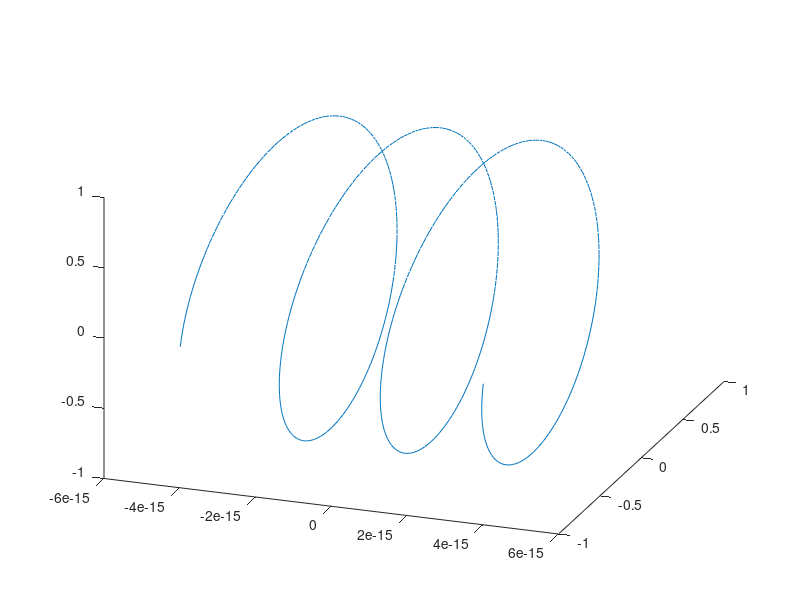
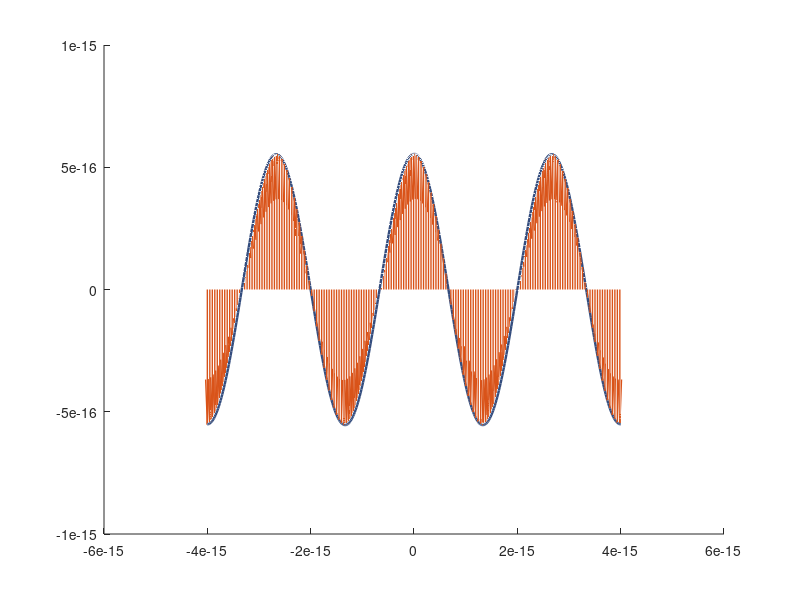

MATLAB code for these plots, in order: (Note: this script raises an error after producing the figures.)
taxis = linspace(-5,5,5000).*1e-15;
taxis = linspace(-4,4,500).*1e-15;
xaxis = linspace(-2,2,256).*1e-3;

tau = 50e-15;
qvect = 11;%(11:2:51)';
lambda = 800e-9;%./qvect;
omega = 3e8.*2.*pi./lambda;
Ex = repmat(exp(-(taxis).^2./tau.^2),length(qvect),1).*cos(repmat(omega,1,length(taxis)).*repmat(taxis,length(qvect),1));
Ey = repmat(exp(-(taxis).^2./tau.^2),length(qvect),1).*cos(repmat(omega,1,length(taxis)).*repmat(taxis,length(qvect),1)+repmat(pi/2,length(qvect),length(taxis)));
focusing = ones(size(taxis));%sqrt(1+(taxis-max(taxis)).^2./max(taxis).^2.*10);
AttoPulseX = sum(Ex,1).*focusing;
AttoPulseY = sum(Ey,1).*focusing;
% figure(1)
% clf
% plot(taxis,AttoPulseX)
% hold on
% plot(taxis,AttoPulseY)

figure(2)
plot3(taxis,AttoPulseX,AttoPulseY)
view([20 30]);

%%
xaxis = linspace(-30,30,256);
[X,Y] = meshgrid(xaxis);
idx = 1:3:500;
taxis2=taxis(idx);
% xv = zeros(size(X)); yv = xv;
% zv = zeros(size(X));
% U = ones(size(X)); V = U; W = U;
xv = zeros(1,length(taxis2));yv = zeros(1,length(taxis2));  
zv = taxis2;
uv = AttoPulseX(idx);vv = AttoPulseY(idx);
wv = zeros(1,length(taxis2));
figure(3)
clf

hold on
r = 5.55e-16;
plot3(taxis,AttoPulseX.*r,AttoPulseY.*r,'Color',[52 77 126]./255,'LineWidth',1.75)
a=quiver3(zv,xv,yv,wv,uv,vv,'LineWidth',1);
a.MaxHeadSize = 0.03;
a.Color = [52 77 126]./255;
view([20 30]);
b=gca;
% b.View = [115 20];
% b.DataAspectRatio = [5 1 1];
b.Visible = 'off';
% %%
% xaxis = linspace(-30,30,256);
% [X,Y,T] = meshgrid(xaxis,xaxis,taxis);
% pulse3d = zeros(size(X));
% for ii=1:length(taxis)
% pulse3d(:,:,ii) = (abs(X(:,:,ii))<AttoPulseX(ii))&(abs(Y(:,:,ii))<AttoPulseY(ii));
% end
% %%
% Isovaleur_affichee = 0;
% 
% figure(3)
% clf
% ap=patch(isosurface(X,T,Y,pulse3d,Isovaleur_affichee),'FaceColor',[69,117,180]./255,'EdgeColor','none');
% 
% lighting gouraud
% view(120,10)
% camlight headlight


%%
AttoPulseX = zeros(size(taxis));
AttoPulseY = cos(2*pi*3e8/lambda.*taxis);
figure(2)
clf
plot3(taxis,AttoPulseX,AttoPulseY)

view([20 30]);

%%
xaxis = linspace(-30,30,256);
[X,Y] = meshgrid(xaxis);
idx = 1:5:500;
taxis2=taxis(idx);
% xv = zeros(size(X)); yv = xv;
% zv = zeros(size(X));
% U = ones(size(X)); V = U; W = U;
xv = zeros(1,length(taxis2));yv = zeros(1,length(taxis2));  
zv = taxis2;
uv = AttoPulseX(idx);vv = AttoPulseY(idx);
wv = zeros(1,length(taxis2));
figure(3)
clf

hold on
r = 7.2e-16;
plot3(taxis,AttoPulseX.*r,AttoPulseY.*r,'Color',[52 77 126]./255,'LineWidth',1.75)
a=quiver3(zv,xv,yv,wv,uv,vv,'LineWidth',1);
a.MaxHeadSize = 0.05;
a.Color = [52 77 126]./255;
view([8 20]);
b=gca;
% b.View = [115 20];
b.DataAspectRatio = [5 1 2];
b.Visible = 'off';